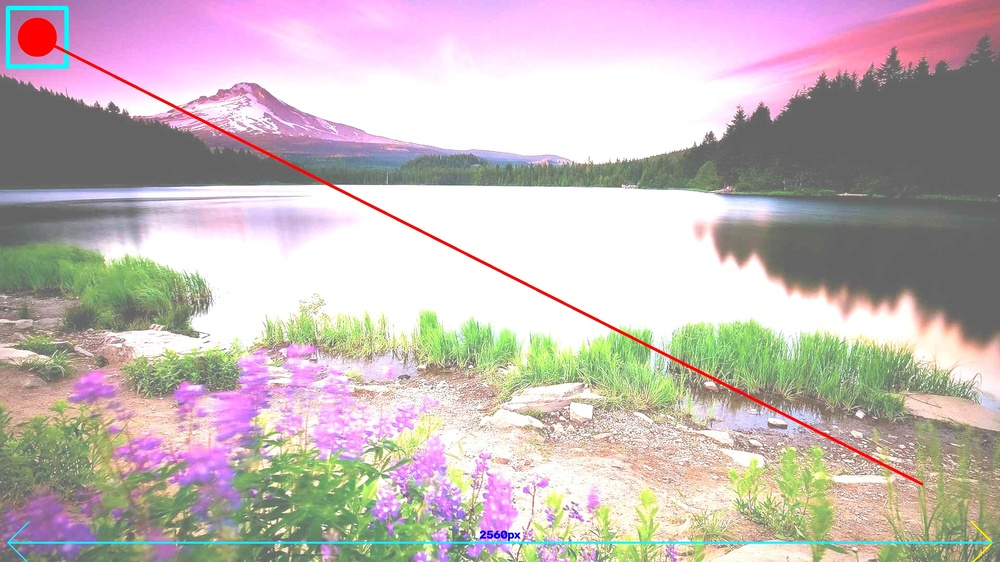
#> input picture example.jpg, 1000 x 562 px, shrunk from 2560 x 1440 before the run
$ python -i 'Enhance Color Filter And Edge Detection.py'   (imports and definitions only)   (older library calls are emulated)
#> lines starting #> are read from the running program, lines starting #| are printed output that depends on the picture
#> further down, picture is the input picture: shape (562, 1000, 3); mean B, G, R 183, 183.7, 195.9
import cv2


# Filter
def red_tint(img):
    image = img.copy()
    image[:, :, 0] = 0  # Blue = 0
    image[:, :, 1] = 0  # Green = 0
    return image


def green_tint(img):
    image = img.copy()
    image[:, :, 0] = 0  # Blue = 0
    image[:, :, 2] = 0  # Red = 0
    return image


def blue_tint(img):
    image = img.copy()
    image[:, :, 1] = 0  # Green = 0
    image[:, :, 2] = 0  # Red = 0
    return image


def sobel_edges(img):
    gray = cv2.cvtColor(img, cv2.COLOR_BGR2GRAY)
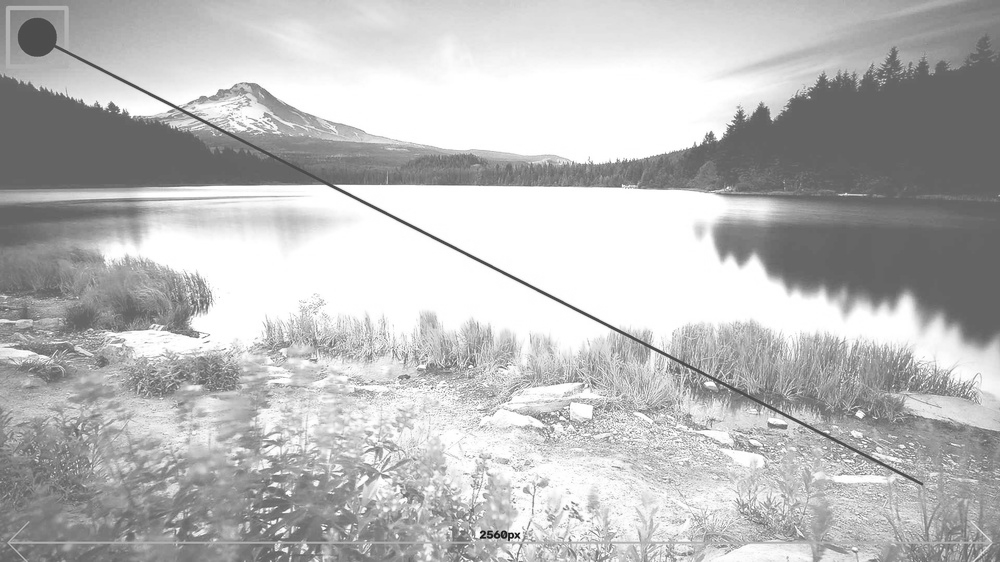
#> gray: shape (562, 1000); min 23, max 255, mean 187.3
    sx = cv2.convertScaleAbs(cv2.Sobel(gray, cv2.CV_64F, 1, 0))
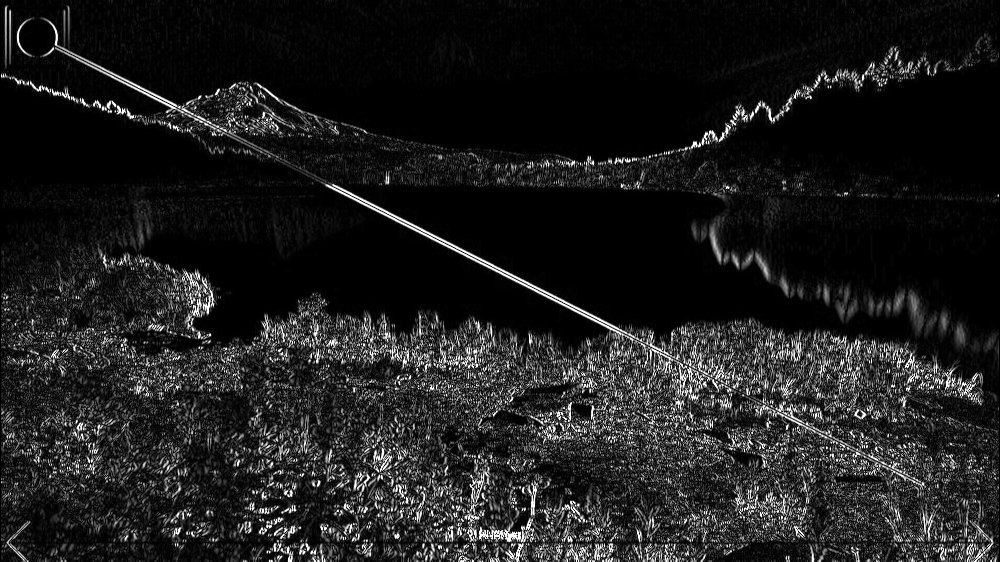
#> sx: shape (562, 1000); min 0, max 255, mean 29.8
    sy = cv2.convertScaleAbs(cv2.Sobel(gray, cv2.CV_64F, 0, 1))
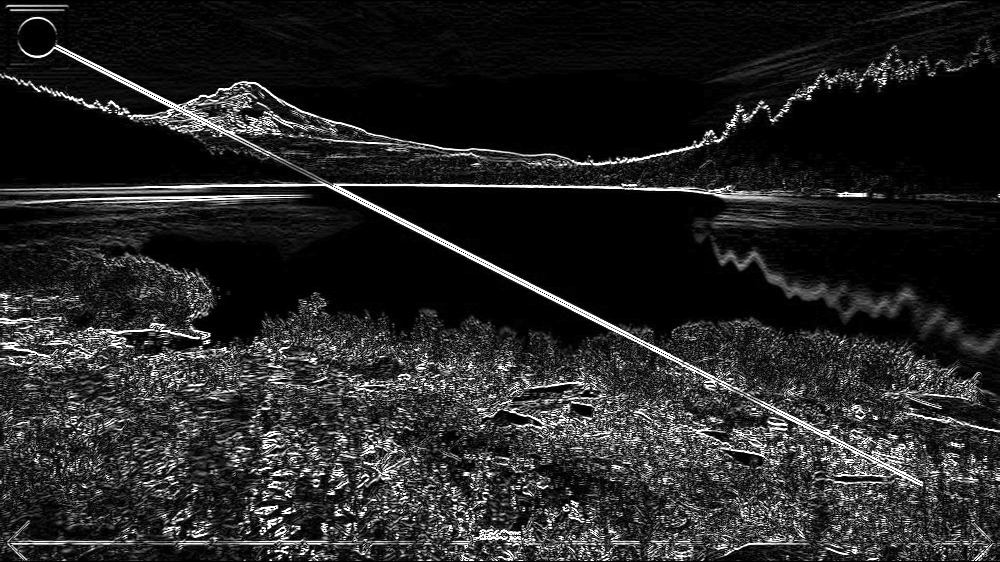
#> sy: shape (562, 1000); min 0, max 255, mean 37.4
    sobel = cv2.addWeighted(sx, 0.5, sy, 0.5, 0)
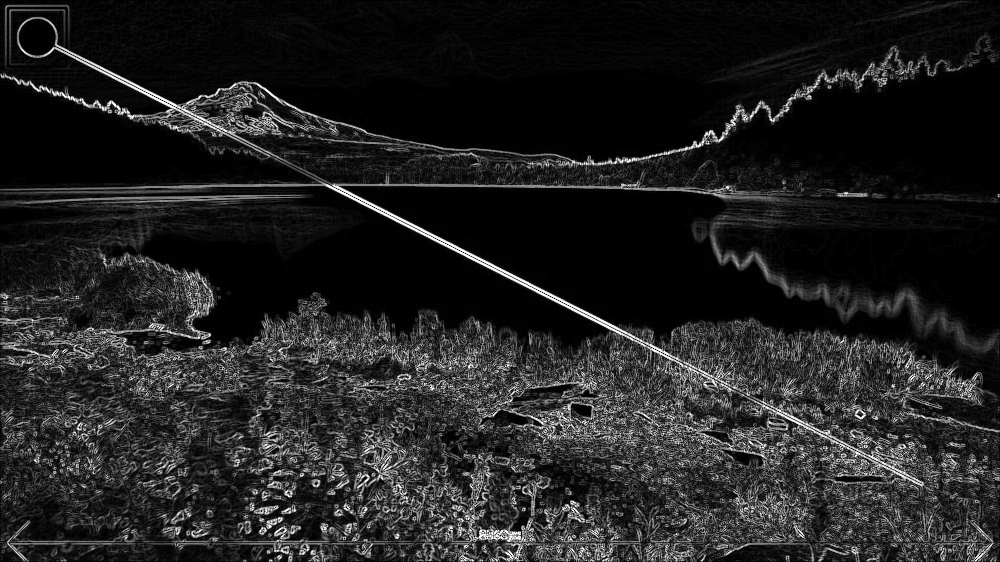
#> sobel: shape (562, 1000); min 0, max 255, mean 33.6
    return cv2.cvtColor(sobel, cv2.COLOR_GRAY2BGR)


def canny_edges(img):
    gray = cv2.cvtColor(img, cv2.COLOR_BGR2GRAY)
    edges = cv2.Canny(gray, 100, 200)
    return cv2.cvtColor(edges, cv2.COLOR_GRAY2BGR)


FILTERS = {
    ord("o"): ("Original", lambda img: img.copy()),
    ord("r"): ("Red Tint", red_tint),
    ord("g"): ("Green Tint", green_tint),
    ord("b"): ("Blue Tint", blue_tint),
    ord("s"): ("Sobel Edges", sobel_edges),
    ord("c"): ("Canny Edges", canny_edges),
}

# Main Coding

# [21 lines not run here, left out]

>>> import cv2
>>> picture = cv2.imread('../../example.jpg')
>>> result = sobel_edges(picture)
